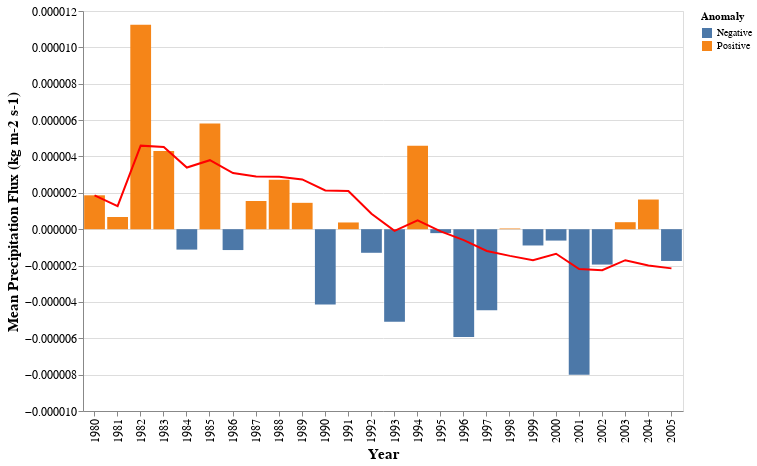

Notebook source saved alongside this figure:
### Code cell
from altair_saver import save
#df.reset_index(inplace=True)

bar = alt.Chart(df).mark_bar().encode(
    x="year:O",
    y="pr:Q",
    color='Anomaly:N').properties(width=600).encode(x=alt.X('year:O', axis=alt.Axis(title='Year',titleFontSize=15, labelFontSize=12)),
                              y=alt.Y('pr:Q', axis=alt.Axis(title='Mean Precipitation Flux (kg m-2 s-1)', titleFontSize=15, labelFontSize=12)))

line = alt.Chart(df).mark_line(color='red').transform_window(
    # The field to average
    rolling_mean='mean(pr)',
    # The number of values before and after the current value to include.
    frame=[-9, 0]
).encode(
    x='year:O',
    y='rolling_mean:Q')

(bar + line).properties(width=100, height=400)

### Figure 1 — Vega-Lite specification as saved in the notebook (floating-point values rounded to 4 significant figures)
{"config": {"view": {"continuousWidth": 400, "continuousHeight": 300}}, "layer": [{"mark": "bar", "encoding": {"color": {"field": "Anomaly", "type": "nominal"}, "x": {"axis": {"labelFontSize": 12, "title": "Year", "titleFontSize": 15}, "field": "year", "type": "ordinal"}, "y": {"axis": {"labelFontSize": 12, "title": "Mean Precipitation Flux (kg m-2 s-1)", "titleFontSize": 15}, "field": "pr", "type": "quantitative"}}, "width": 600}, {"mark": {"type": "line", "color": "red"}, "encoding": {"x": {"field": "year", "type": "ordinal"}, "y": {"field": "rolling_mean", "type": "quantitative"}}, "transform": [{"window": [{"op": "mean", "field": "pr", "as": "rolling_mean"}], "frame": [-9, 0]}]}], "data": {"name": "data-d2996743f92a76023371f313b25430a7"}, "height": 400, "width": 100, "$schema": "https://vega.github.io/schema/vega-lite/v4.17.0.json", "datasets": {"data-d2996743f92a76023371f313b25430a7": [{"experiment": "historical", "year": 1980, "pr": 1.863e-06, "Anomaly": "Positive", "Rolling": null}, {"experiment": "historical", "year": 1981, "pr": 6.707e-07, "Anomaly": "Positive", "Rolling": null}, {"experiment": "historical", "year": 1982, "pr": 1.125e-05, "Anomaly": "Positive", "Rolling": null}, {"experiment": "historical", "year": 1983, "pr": 4.304e-06, "Anomaly": "Positive", "Rolling": null}, {"experiment": "historical", "year": 1984, "pr": -1.123e-06, "Anomaly": "Negative", "Rolling": 3.392e-06}, {"experiment": "historical", "year": 1985, "pr": 5.808e-06, "Anomaly": "Positive", "Rolling": 4.181e-06}, {"experiment": "historical", "year": 1986, "pr": -1.148e-06, "Anomaly": "Negative", "Rolling": 3.818e-06}, {"experiment": "historical", "year": 1987, "pr": 1.551e-06, "Anomaly": "Positive", "Rolling": 1.878e-06}, {"experiment": "historical", "year": 1988, "pr": 2.724e-06, "Anomaly": "Positive", "Rolling": 1.562e-06}, {"experiment": "historical", "year": 1989, "pr": 1.45e-06, "Anomaly": "Positive", "Rolling": 2.077e-06}, {"experiment": "historical", "year": 1990, "pr": -4.144e-06, "Anomaly": "Negative", "Rolling": 8.637e-08}, {"experiment": "historical", "year": 1991, "pr": 3.695e-07, "Anomaly": "Positive", "Rolling": 3.899e-07}, {"experiment": "historical", "year": 1992, "pr": -1.298e-06, "Anomaly": "Negative", "Rolling": -1.799e-07}, {"experiment": "historical", "year": 1993, "pr": -5.094e-06, "Anomaly": "Negative", "Rolling": -1.743e-06}, {"experiment": "historical", "year": 1994, "pr": 4.592e-06, "Anomaly": "Positive", "Rolling": -1.115e-06}, {"experiment": "historical", "year": 1995, "pr": -2.175e-07, "Anomaly": "Negative", "Rolling": -3.295e-07}, {"experiment": "historical", "year": 1996, "pr": -5.929e-06, "Anomaly": "Negative", "Rolling": -1.589e-06}, {"experiment": "historical", "year": 1997, "pr": -4.453e-06, "Anomaly": "Negative", "Rolling": -2.22e-06}, {"experiment": "historical", "year": 1998, "pr": 3.74e-08, "Anomaly": "Positive", "Rolling": -1.194e-06}, {"experiment": "historical", "year": 1999, "pr": -8.962e-07, "Anomaly": "Negative", "Rolling": -2.292e-06}, {"experiment": "historical", "year": 2000, "pr": -6.27e-07, "Anomaly": "Negative", "Rolling": -2.374e-06}, {"experiment": "historical", "year": 2001, "pr": -8.006e-06, "Anomaly": "Negative", "Rolling": -2.789e-06}, {"experiment": "historical", "year": 2002, "pr": -1.946e-06, "Anomaly": "Negative", "Rolling": -2.288e-06}, {"experiment": "historical", "year": 2003, "pr": 3.844e-07, "Anomaly": "Positive", "Rolling": -2.218e-06}, {"experiment": "historical", "year": 2004, "pr": 1.631e-06, "Anomaly": "Positive", "Rolling": -1.713e-06}, {"experiment": "historical", "year": 2005, "pr": -1.748e-06, "Anomaly": "Negative", "Rolling": -1.937e-06}]}}
